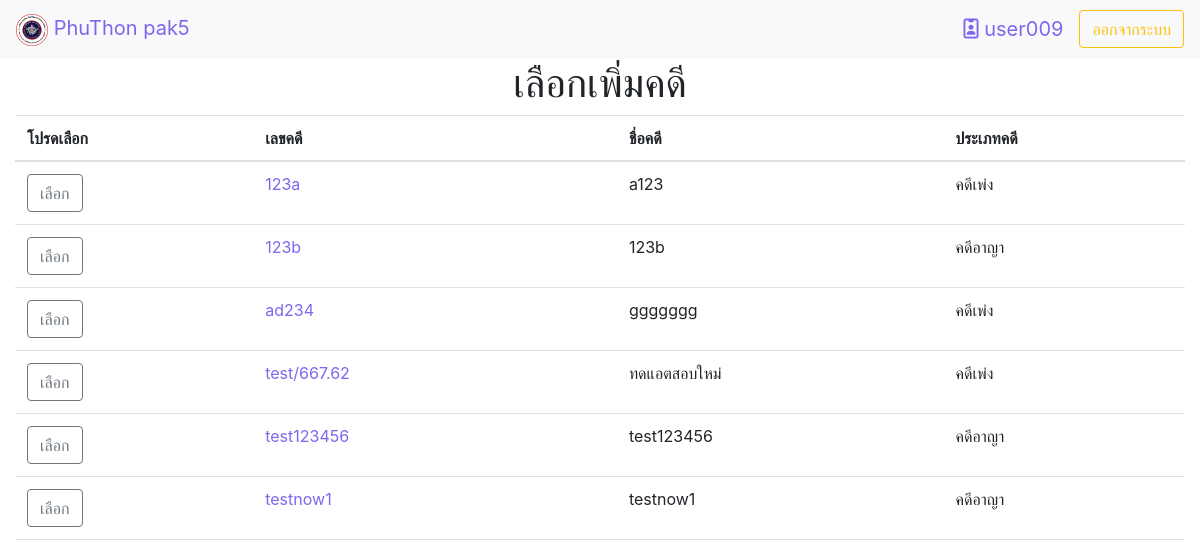
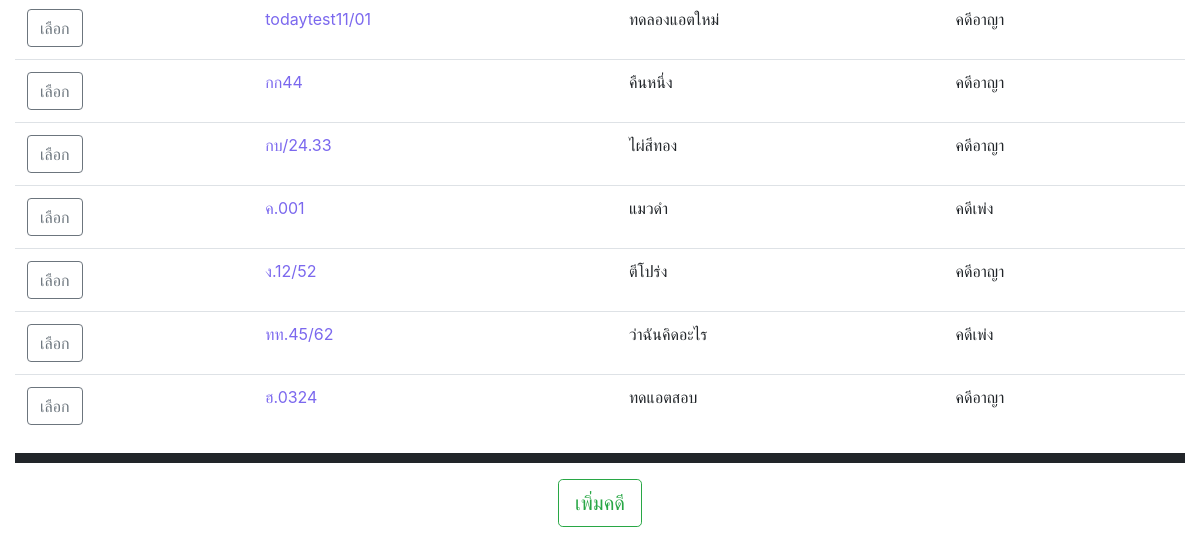
/home.php?&module=2&action=2 (signed in), run on an earlier commit of the app's database (2 pictures, top to bottom).
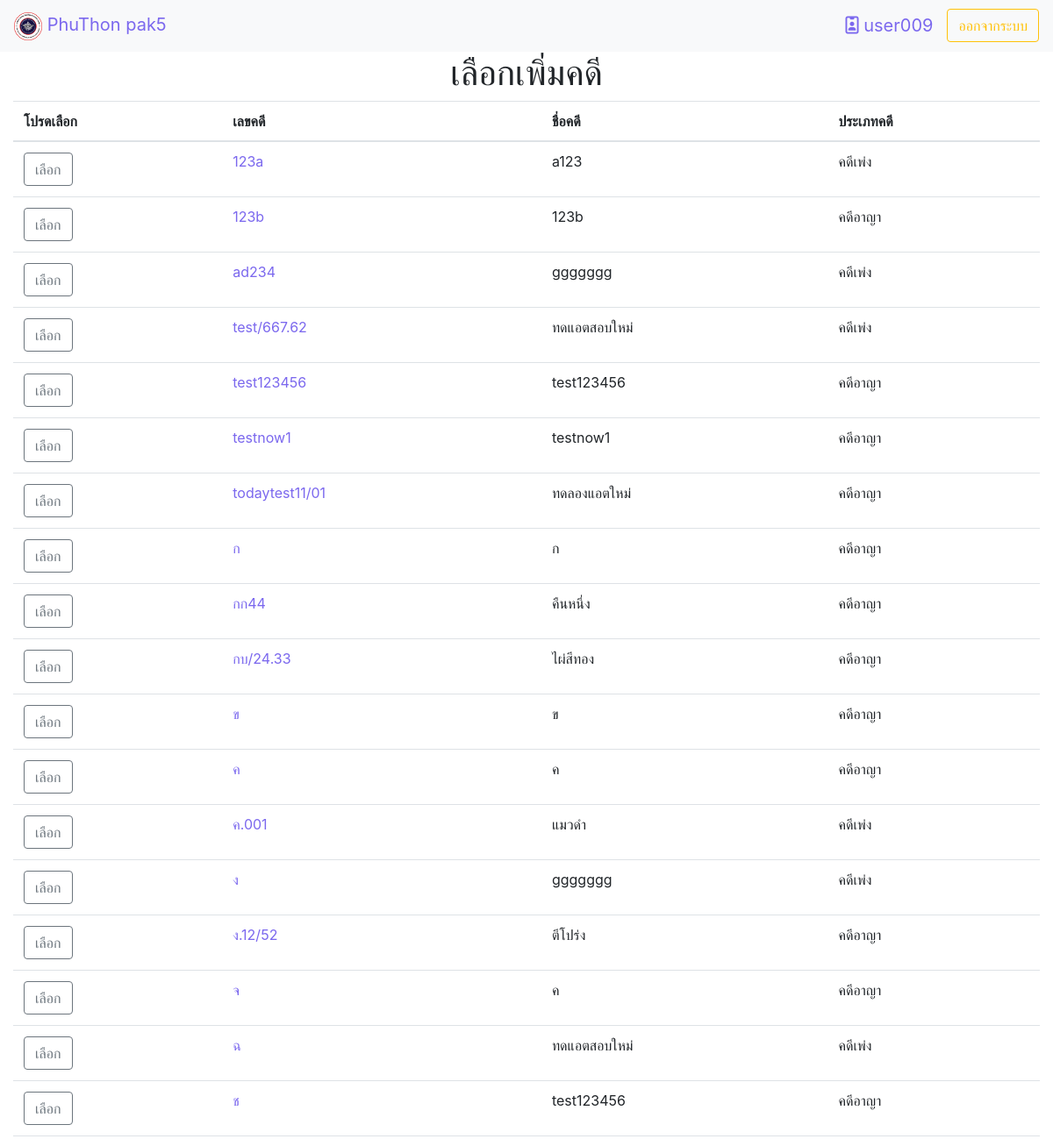
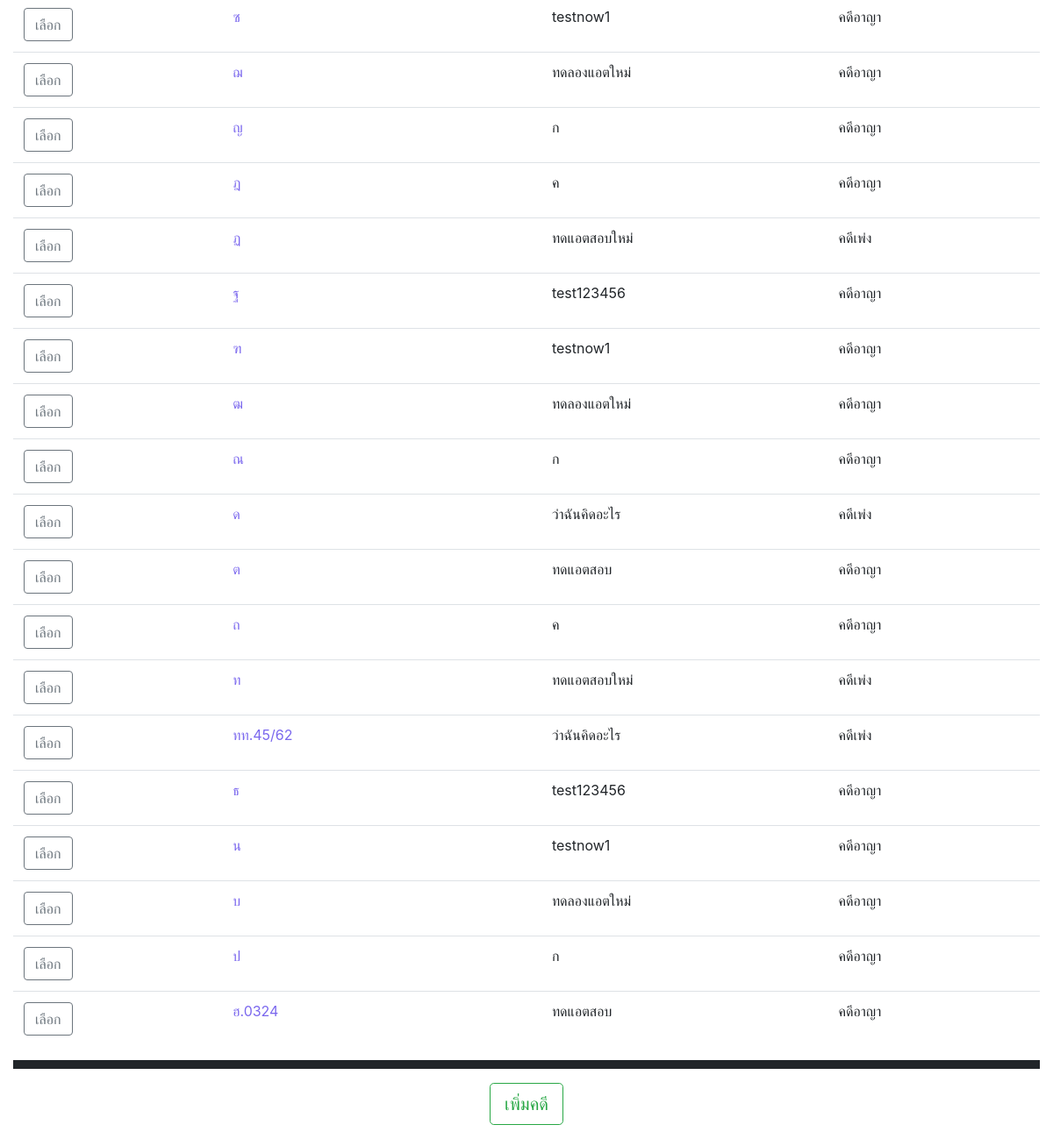
And on a later commit of the database (2 pictures, top to bottom).
### tables this page shows
CREATE TABLE `case_name` (
  `case_id` varchar(255) NOT NULL,
  `case_name` varchar(255) NOT NULL,
  `case_type` tinyint(2) NOT NULL,
  `case_savetime` datetime NOT NULL DEFAULT current_timestamp(),
  `case_status` tinyint(2) NOT NULL
);

### module/insert/idcase_insert.php (the view, shortened to what this page needs)
<h1 class="text-center">เลือกเพิ่มคดี</h1>
<table class="table" id="myTable">
<thead>
    <tr>
      <th scope="col">โปรดเลือก</th>
      <th scope="col">เลขคดี</th>
      <th scope="col">ชื่อคดี</th>
      <th scope="col">ประเภทคดี</th>
    </tr>
  </thead>
<?php
$con = connect_db();
$sql_res = mysqli_query($con,"SELECT cn.case_id,cn.case_name,cn.case_type,cn.case_savetime FROM case_name as cn")or die("select sql responsible_person error".mysqli_error($con));
       while(list($case_id,$case_name,$case_type)=mysqli_fetch_row($sql_res)){
        if($case_type==1){
          $case_typeName="คดีเพ่ง";
        }else{
          $case_typeName="คดีอาญา";
        }
            echo"
            <tr>
              <td ><a href='?datacase=$case_id&module=2&action=3'><button type='button' class='btn btn-outline-secondary'>เลือก</button></a></td>
              <td><a href='?datacase=$case_id&module=1&action=1'>$case_id</a></td>
              <td>$case_name</td>
              <td>$case_typeName</td>
          </tr>";
        }
?>
</table>
  <hr style="border: solid 5px;">
  <p class="text-center"><td class="text-center" colspan=4><button type="button" class="btn btn-outline-success btn_add btn-lg" id="btn_add">เพิ่มคดี</button></p>

### home.php (shortened to what this page needs)
<html lang="en">
<head>
  <link rel="stylesheet" href="https://maxcdn.bootstrapcdn.com/bootstrap/4.3.1/css/bootstrap.min.css">
  <link rel="stylesheet" type="text/css" href="https://cdn.datatables.net/v/dt/dt-1.10.18/datatables.min.css"/>
  <link rel="stylesheet" href="home.css">
</head>
<body>
<?php
$con = connect_db();
$select = mysqli_query($con,"SELECT permiss_id FROM user WHERE user_id='$_SESSION[user_name]'")or die("select sql error".mysqli_error($con));
list($permiss)=mysqli_fetch_row($select);
if($permiss==2||$permiss==1){
  $html_l="home.php";
}if($permiss==3){
  $html_l="home.php?&module=2&action=2";
}if($permiss==4){ ?>
  <script>
  swal({
      title: "กรุณาเข้าสู่ระบบ",
      icon: "warning",
  }).then((value) => {
window.location.href = "index.php";
  });
</script>
<?php
}
  ?>
<div class="sticky-top">
 <nav class="navbar navbar-expand-lg navbar-green bg-light">
  <a class="navbar-brand" href="<?php echo $html_l ?>"><img src="image/logonew.png" width="32px" height="32px"> PhuThon pak5</a>
  <div class="collapse navbar-collapse" id="navbarTogglerDemo03">
    <form class="form-inline my-2 my-lg-0">
    <a class="navbar-brand"  href="home.php?module=1&action=5"><i class="far fa-id-badge"></i> <?php echo $_SESSION['user_name']; ?></a>
    <a href="module/fuction/destroy_session.php"><button class="btn btn-outline-warning my-2 my-sm-0" type="button">ออกจากระบบ</button></a>
    </form>
  </div>
</nav>
</div>
<div class="container-fluid">
<?php
include("module/fuction/fc_module.php");
if(empty($_GET['module'])||empty($_GET['action'])){
  module(0,0);
}else{
  module($_GET['module'],$_GET['action']);
}
?>
  </div>
</body>
</html>

### module/fuction/fc_module.php (shortened to what this page needs)
<?php
    function module($module,$action){
        $m = "";
        $a = "";
        switch($module){
            case 2 : $m="insert"; break;
        }
        switch($action){
            case 2 : $a="idcase_insert.php"; break;
        }
        if($m=="404"||$a=="404.php"){
            include("module/404/404.php");
        }else{
            include("module/$m/$a");
        }
    }
?>

### home.css (style rules this page uses)
a { color:#7B68EE; }

What changed in the data, as far as the page shows it:
added case_name: case_id "ก", case_name "ก", case_type "คดีอาญา"
added case_name: case_id "ข", case_name "ข", case_type "คดีอาญา"
added case_name: case_id "ค", case_name "ค", case_type "คดีอาญา"
added case_name: case_id "ง", case_name "ggggggg", case_type "คดีเพ่ง"
added case_name: case_id "จ", case_name "ค", case_type "คดีอาญา"
added case_name: case_id "ฉ", case_name "ทดแอตสอบใหม่", case_type "คดีเพ่ง"
added case_name: case_id "ช", case_name "test123456", case_type "คดีอาญา"
added case_name: case_id "ซ", case_name "testnow1", case_type "คดีอาญา"
added case_name: case_id "ฌ", case_name "ทดลองแอตใหม่", case_type "คดีอาญา"
added case_name: case_id "ญ", case_name "ก", case_type "คดีอาญา"
added case_name: case_id "ฎ", case_name "ค", case_type "คดีอาญา"
added case_name: case_id "ฏ", case_name "ทดแอตสอบใหม่", case_type "คดีเพ่ง"
added case_name: case_id "ฐ", case_name "test123456", case_type "คดีอาญา"
added case_name: case_id "ฑ", case_name "testnow1", case_type "คดีอาญา"
added case_name: case_id "ฒ", case_name "ทดลองแอตใหม่", case_type "คดีอาญา"
added case_name: case_id "ณ", case_name "ก", case_type "คดีอาญา"
added case_name: case_id "ด", case_name "ว่าฉันคิดอะไร", case_type "คดีเพ่ง"
added case_name: case_id "ต", case_name "ทดแอตสอบ", case_type "คดีอาญา"
added case_name: case_id "ถ", case_name "ค", case_type "คดีอาญา"
added case_name: case_id "ท", case_name "ทดแอตสอบใหม่", case_type "คดีเพ่ง"
added case_name: case_id "ธ", case_name "test123456", case_type "คดีอาญา"
added case_name: case_id "น", case_name "testnow1", case_type "คดีอาญา"
added case_name: case_id "บ", case_name "ทดลองแอตใหม่", case_type "คดีอาญา"
added case_name: case_id "ป", case_name "ก", case_type "คดีอาญา"
